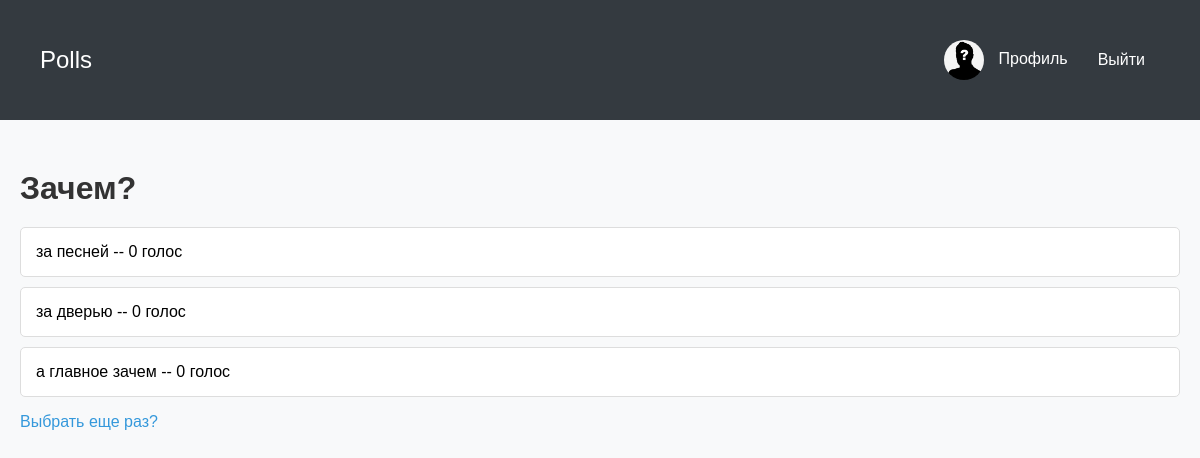
Screenshot of /11/results/ (signed in) with the database file from the repository.
### polls/models.py (models this page shows, shortened)
class UserProfile(models.Model):
    user = models.OneToOneField(User, on_delete=models.CASCADE)
    avatar = models.ImageField(upload_to='avatars/')
    bio = models.TextField(blank=True)

class Question(models.Model):
    question_text = models.CharField(max_length=200)
    pub_date = models.DateTimeField('date published', default=timezone.now)
    description = models.TextField(blank=True)
    image = models.ImageField(upload_to='question_images/', blank=True)
    expiration_date = models.DateTimeField(null=True, blank=True)

class Choice(models.Model):
    question = models.ForeignKey(Question, on_delete=models.CASCADE)
    choice_text = models.CharField(max_length=200)
    votes = models.IntegerField(default=0)
    voters = models.ManyToManyField(User, related_name='voted_choices')

### polls/views.py (the view)
# urls.py: path('<int:pk>/results/', views.ResultsView.as_view(), name='results'),
class ResultsView(generic.DetailView):
    model = Question
    template_name = 'polls/results.html'

### polls/templates/polls/results.html (shortened to what this page needs)
<!DOCTYPE html>
<html lang="en">
<head>
    <link rel="stylesheet" href="/static/polls/styles.css">
</head>
<body>
    <nav class="navbar">
        <div class="container">
            <a class="navbar-brand" href="{% url 'polls:index' %}">Polls</a>
            <div class="navbar-links">
                {% if user.is_authenticated %}
                    <a class="nav-link" href="{% url 'polls:edit_profile' %}">
                        <div class="avatar-container">
                            {% if user.userprofile.avatar %}
                                <img src="{{ user.userprofile.avatar.url }}" alt="Avatar" class="avatar">
                            {% else %}
                                <img src="static/polls/default_avatar.jpg" alt="Default Avatar" class="avatar">
                            {% endif %}
                        </div>
                        Профиль
                    </a>
                    <form method="post" action="{% url 'polls:logout' %}" class="form-inline">
                        <button type="submit" class="btn btn-link nav-link">Выйти</button>
                    </form>
                {% else %}
                    <a class="nav-link" href="{% url 'polls:login' %}">Войти</a>
                    <a class="nav-link" href="{% url 'polls:register' %}">Регистрация</a>
                {% endif %}
            </div>
        </div>
    </nav>
    <div class="container">
        <h1 class="mt-4">{{ question.question_text }}</h1>
        <ul class="list-group">
            {% for choice in question.choice_set.all %}
            <li class="list-group-item">
                {{ choice.choice_text }} -- {{ choice.votes }} голос
            </li>
            {% endfor %}
        </ul>
        <a href="{% url 'polls:detail' question.id %}">Выбрать еще раз?</a>
    </div>
</body>
</html>

### polls/static/polls/styles.css (style rules this page uses)
body { font-family: 'Arial', sans-serif; background-color: #f8f9fa; margin: 0; padding: 0; box-sizing: border-box; }
.navbar { background-color: #343a40; padding: 10px 20px; display: flex; justify-content: space-between; align-items: center; }
.navbar .container { display: flex; justify-content: space-between; width: 100%; align-items: center; }
.navbar .navbar-brand { color: #ffffff; font-size: 24px; text-decoration: none; }
.navbar .navbar-links { display: flex; align-items: center; }
.navbar .nav-link { color: #ffffff; padding: 10px 15px; text-decoration: none; font-size: 16px; transition: color 0.3s; }
.navbar .form-inline button { background-color: transparent; border: none; color: #ffffff; font-size: 16px; }
.container { max-width: 1200px; margin: 0 auto; padding: 20px; }
.mt-4 { margin-top: 30px; }
.btn { background-color: #f1c40f; color: #ffffff; border: none; padding: 10px 20px; font-size: 16px; cursor: pointer; transition: background-color 0.3s; }
.list-group { list-style: none; padding: 0; }
.list-group-item { background-color: #ffffff; border: 1px solid #ddd; padding: 15px; margin-bottom: 10px; border-radius: 5px; transition: transform 0.2s; }
h1 { font-size: 32px; color: #333; margin-bottom: 20px; }
a { text-decoration: none; color: #3498db; transition: color 0.3s; }
.avatar-container { margin-right: 10px; display: inline-block; vertical-align: middle; }
.avatar { width: 40px; height: 40px; border-radius: 50%; object-fit: cover; vertical-align: middle; }

### rows the page displays
Question: question_text "Зачем?"
Choice: choice_text "за песней", votes "0"
Choice: choice_text "за дверью", votes "0"
Choice: choice_text "а главное зачем", votes "0"
